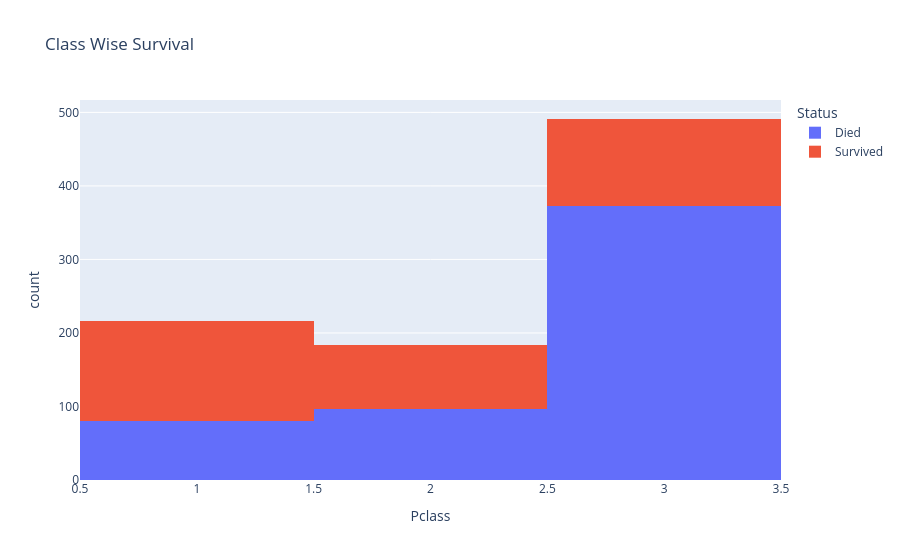

Here is the notebook cell this chart was saved with:
### Code cell
fig = px.histogram(df, x='Pclass', color='Status', title='Class Wise Survival')

fig.show()

### Figure 1 — Plotly figure (JSON) as saved in the notebook; plotly's stock layout.template omitted (floating-point values rounded to 4 significant figures; data arrays with more than 128 entries replaced by an {"elided": "..."} marker saying what was removed)
{"data": [{"bingroup": "x", "hovertemplate": "Status=Died<br>Pclass=%{x}<br>count=%{y}<extra></extra>", "legendgroup": "Died", "marker": {"color": "#636efa", "pattern": {"shape": ""}}, "name": "Died", "orientation": "v", "showlegend": true, "type": "histogram", "x": {"elided": "549 int values"}, "xaxis": "x", "yaxis": "y"}, {"bingroup": "x", "hovertemplate": "Status=Survived<br>Pclass=%{x}<br>count=%{y}<extra></extra>", "legendgroup": "Survived", "marker": {"color": "#EF553B", "pattern": {"shape": ""}}, "name": "Survived", "orientation": "v", "showlegend": true, "type": "histogram", "x": {"elided": "342 int values"}, "xaxis": "x", "yaxis": "y"}], "layout": {"barmode": "relative", "legend": {"title": {"text": "Status"}, "tracegroupgap": 0}, "title": {"text": "Class Wise Survival"}, "xaxis": {"anchor": "y", "domain": [0, 1], "title": {"text": "Pclass"}}, "yaxis": {"anchor": "x", "domain": [0, 1], "title": {"text": "count"}}}}
